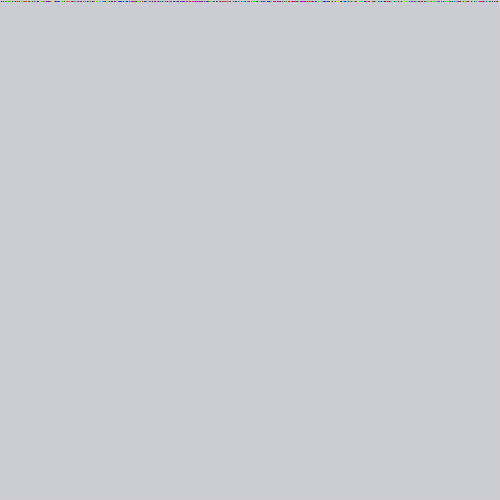
Frame 1 (no input)
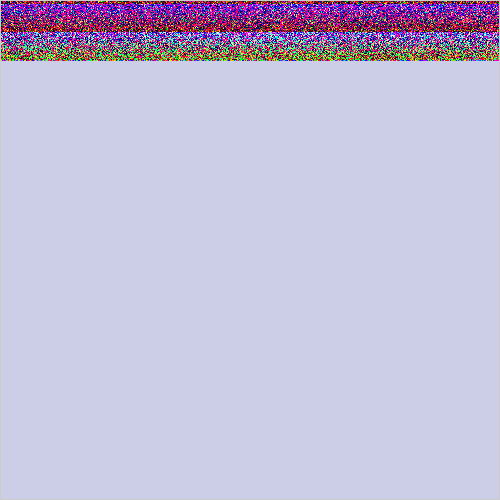
Frame 60 (the mouse pressed at the canvas centre just before this capture)
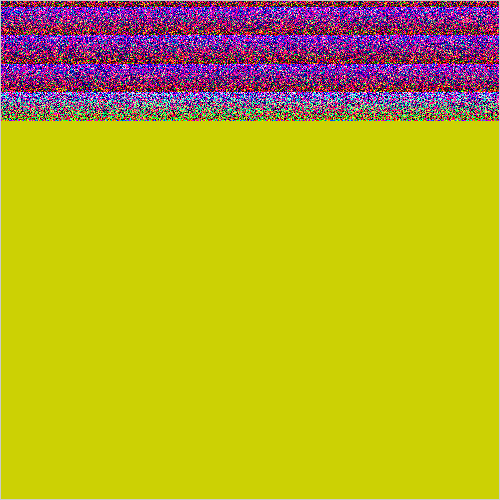
Frame 120 (the mouse held since frame 60 and released just before this capture)

The Processing sketch that drew these frames (run headless with seeded random() and noise(); from frame 60 on, the mouse is pressed at the canvas centre):

// Processing sketch: PixelBased
// ── PixelBased.pde
int x, y, t;
void setup() {
  size(500, 500);
  colorMode(3,99);
}
void draw() {
  t++;
  loadPixels();
  for (x=1; x<499; x++)
    for (y=1; y<499; y++)
      if(t%499==y)
        set(x, y, color(random(99),99,99));
      else
        set(x, y, (get(x,y)+9));
}
